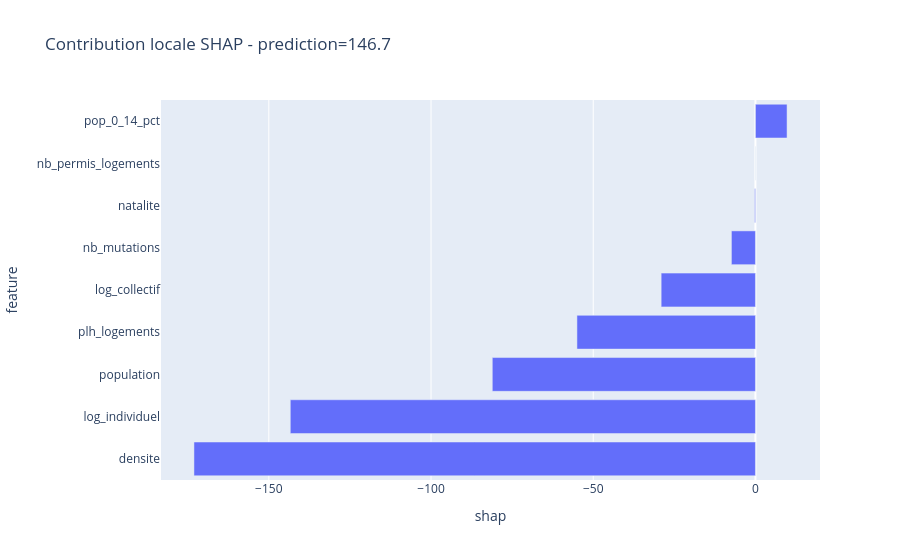

The cell this chart's notebook holds for it:
### Code cell
idx = 0
row = X_sample.iloc[[idx]]
row_np = row.to_numpy()
pred = float(model.predict(row_np)[0])

local = pd.DataFrame({
    'feature': FEATURE_COLUMNS,
    'value': row_np[0]
})

if hasattr(shap_values, 'values'):
    local['shap'] = shap_values.values[idx]
else:
    local['shap'] = values[idx]

local = local.sort_values('shap')
fig_local = px.bar(local, x='shap', y='feature', orientation='h', title=f'Contribution locale SHAP - prediction={pred:.1f}')
fig_local.show()
local

### Figure 1 — Plotly figure (JSON) as saved in the notebook; plotly's stock layout.template omitted (floating-point values rounded to 4 significant figures)
{"data": [{"hovertemplate": "shap=%{x}<br>feature=%{y}<extra></extra>", "legendgroup": "", "marker": {"color": "#636efa", "pattern": {"shape": ""}}, "name": "", "orientation": "h", "showlegend": false, "textposition": "auto", "type": "bar", "x": [-173.1, -143.4, -81.11, -55.02, -29.06, -7.403, -0.2334, 0.0, 9.743], "xaxis": "x", "y": ["densite", "log_individuel", "population", "plh_logements", "log_collectif", "nb_mutations", "natalite", "nb_permis_logements", "pop_0_14_pct"], "yaxis": "y"}], "layout": {"barmode": "relative", "legend": {"tracegroupgap": 0}, "title": {"text": "Contribution locale SHAP - prediction=146.7"}, "xaxis": {"anchor": "y", "domain": [0, 1], "title": {"text": "shap"}}, "yaxis": {"anchor": "x", "domain": [0, 1], "title": {"text": "feature"}}}}
